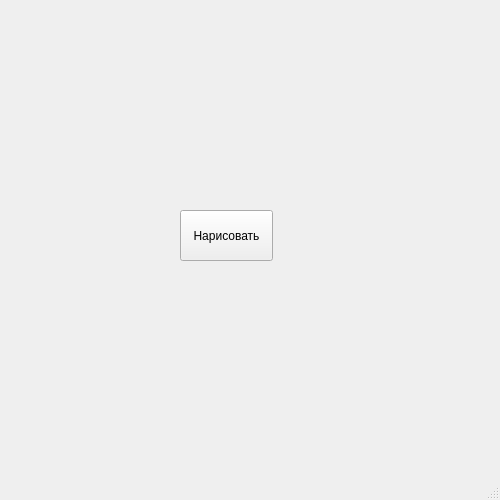
<?xml version="1.0" encoding="UTF-8"?>
<ui version="4.0">
 <class>MainWindow</class>
 <widget class="QMainWindow" name="MainWindow">
  <property name="geometry">
   <rect>
    <x>0</x>
    <y>0</y>
    <width>500</width>
    <height>500</height>
   </rect>
  </property>
  <property name="windowTitle">
   <string>MainWindow</string>
  </property>
  <widget class="QWidget" name="centralwidget">
   <widget class="QPushButton" name="pushButton">
    <property name="geometry">
     <rect>
      <x>180</x>
      <y>210</y>
      <width>93</width>
      <height>51</height>
     </rect>
    </property>
    <property name="text">
     <string>Нарисовать</string>
    </property>
   </widget>
  </widget>
  <widget class="QMenuBar" name="menubar">
   <property name="geometry">
    <rect>
     <x>0</x>
     <y>0</y>
     <width>500</width>
     <height>26</height>
    </rect>
   </property>
  </widget>
  <widget class="QStatusBar" name="statusbar"/>
 </widget>
 <resources/>
 <connections/>
</ui>
